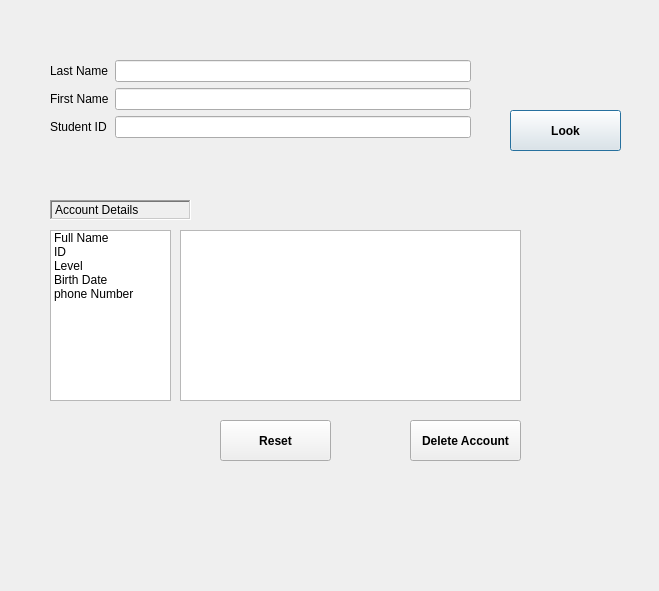
<?xml version="1.0" encoding="UTF-8"?>
<ui version="4.0">
 <class>DialogStudentRemove</class>
 <widget class="QDialog" name="DialogStudentRemove">
  <property name="geometry">
   <rect>
    <x>0</x>
    <y>0</y>
    <width>659</width>
    <height>591</height>
   </rect>
  </property>
  <property name="windowTitle">
   <string>Dialog</string>
  </property>
  <widget class="QWidget" name="formLayoutWidget">
   <property name="geometry">
    <rect>
     <x>50</x>
     <y>60</y>
     <width>421</width>
     <height>134</height>
    </rect>
   </property>
   <layout class="QFormLayout" name="formLayout">
    <item row="0" column="1">
     <widget class="QLineEdit" name="lineEdit_Lname"/>
    </item>
    <item row="1" column="0">
     <widget class="QLabel" name="label_2">
      <property name="text">
       <string>First Name</string>
      </property>
     </widget>
    </item>
    <item row="1" column="1">
     <widget class="QLineEdit" name="lineEdit_Fname"/>
    </item>
    <item row="2" column="0">
     <widget class="QLabel" name="label_3">
      <property name="text">
       <string>Student ID</string>
      </property>
     </widget>
    </item>
    <item row="2" column="1">
     <widget class="QLineEdit" name="lineEdit_ID"/>
    </item>
    <item row="0" column="0">
     <widget class="QLabel" name="label">
      <property name="text">
       <string>Last Name</string>
      </property>
     </widget>
    </item>
   </layout>
  </widget>
  <widget class="QPushButton" name="btnLook">
   <property name="geometry">
    <rect>
     <x>510</x>
     <y>110</y>
     <width>111</width>
     <height>41</height>
    </rect>
   </property>
   <property name="font">
    <font>
     <bold>true</bold>
    </font>
   </property>
   <property name="cursor">
    <cursorShape>PointingHandCursor</cursorShape>
   </property>
   <property name="text">
    <string>Look</string>
   </property>
  </widget>
  <widget class="QListWidget" name="listWidget">
   <property name="geometry">
    <rect>
     <x>50</x>
     <y>230</y>
     <width>121</width>
     <height>171</height>
    </rect>
   </property>
   <property name="tabletTracking">
    <bool>false</bool>
   </property>
   <property name="frameShape">
    <enum>QFrame::StyledPanel</enum>
   </property>
   <property name="frameShadow">
    <enum>QFrame::Sunken</enum>
   </property>
   <property name="lineWidth">
    <number>1</number>
   </property>
   <property name="midLineWidth">
    <number>0</number>
   </property>
   <property name="spacing">
    <number>6</number>
   </property>
   <item>
    <property name="text">
     <string>Full Name</string>
    </property>
   </item>
   <item>
    <property name="text">
     <string>ID</string>
    </property>
   </item>
   <item>
    <property name="text">
     <string>Level</string>
    </property>
   </item>
   <item>
    <property name="text">
     <string>Birth Date</string>
    </property>
   </item>
   <item>
    <property name="text">
     <string>phone Number</string>
    </property>
   </item>
  </widget>
  <widget class="QPushButton" name="btnLook_2">
   <property name="geometry">
    <rect>
     <x>410</x>
     <y>420</y>
     <width>111</width>
     <height>41</height>
    </rect>
   </property>
   <property name="font">
    <font>
     <bold>true</bold>
    </font>
   </property>
   <property name="cursor">
    <cursorShape>PointingHandCursor</cursorShape>
   </property>
   <property name="text">
    <string>Delete Account</string>
   </property>
  </widget>
  <widget class="QLabel" name="label_4">
   <property name="geometry">
    <rect>
     <x>50</x>
     <y>200</y>
     <width>141</width>
     <height>20</height>
    </rect>
   </property>
   <property name="frameShape">
    <enum>QFrame::WinPanel</enum>
   </property>
   <property name="frameShadow">
    <enum>QFrame::Sunken</enum>
   </property>
   <property name="text">
    <string>Account Details</string>
   </property>
  </widget>
  <widget class="QListWidget" name="listWidget_2">
   <property name="geometry">
    <rect>
     <x>180</x>
     <y>230</y>
     <width>341</width>
     <height>171</height>
    </rect>
   </property>
   <property name="spacing">
    <number>6</number>
   </property>
  </widget>
  <widget class="QPushButton" name="btnReset">
   <property name="geometry">
    <rect>
     <x>220</x>
     <y>420</y>
     <width>111</width>
     <height>41</height>
    </rect>
   </property>
   <property name="font">
    <font>
     <bold>true</bold>
    </font>
   </property>
   <property name="cursor">
    <cursorShape>PointingHandCursor</cursorShape>
   </property>
   <property name="text">
    <string>Reset</string>
   </property>
  </widget>
 </widget>
 <resources/>
 <connections/>
</ui>
